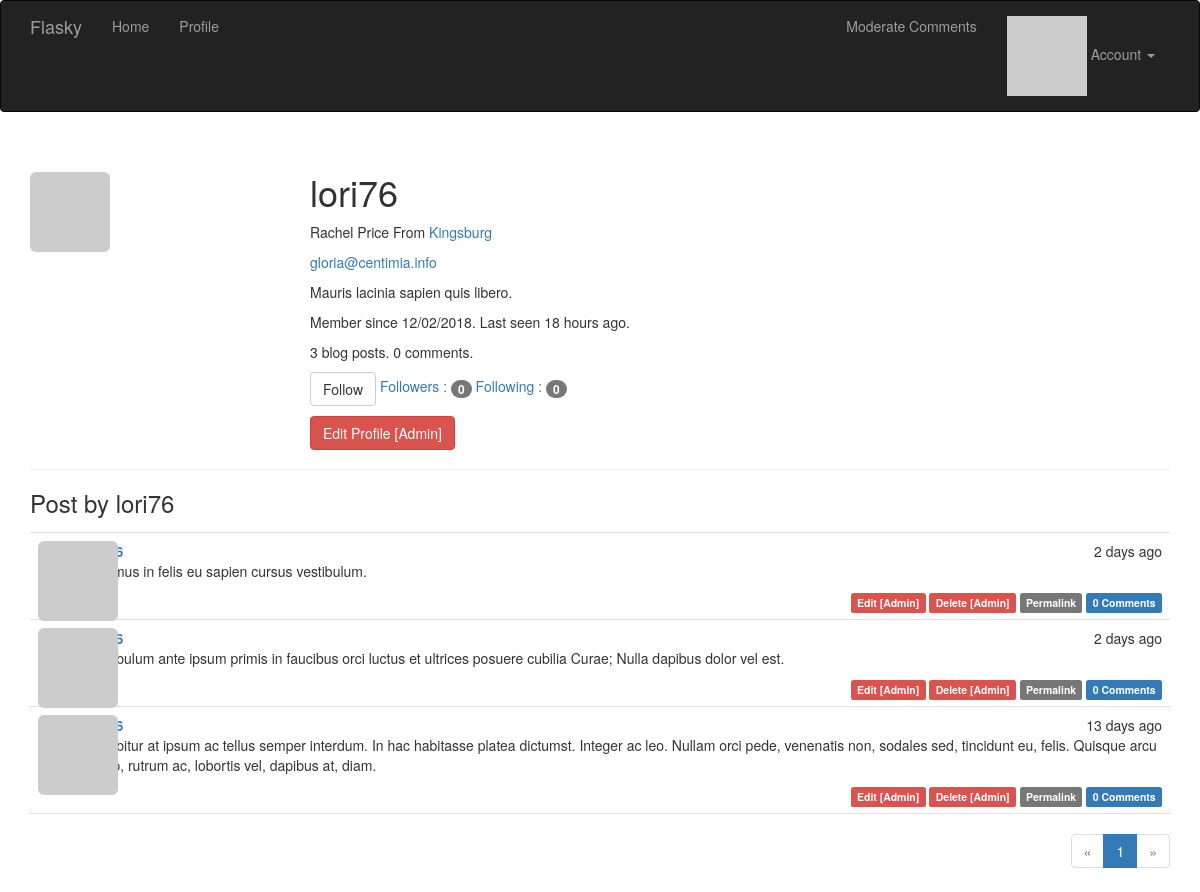
Screenshot of /user/lori76 (signed in) with the database file from the repository.
### app/models.py (models this page shows, shortened)
class User(UserMixin, db.Model):
    __tablename__ = 'users'
    id = db.Column(db.Integer, primary_key=True)
    email = db.Column(db.String(64), unique=True, index=True)
    username = db.Column(db.String(64), unique=True, index=True)
    password_hash = db.Column(db.String(128))
    role_id = db.Column(db.Integer, db.ForeignKey('roles.id'))
    confirmed = db.Column(db.Boolean, default=False)
    name = db.Column(db.String(64))
    location = db.Column(db.String(64))
    about_me = db.Column(db.Text())
    member_since = db.Column(db.DateTime(), default=datetime.utcnow)
    last_seen = db.Column(db.DateTime(), default=datetime.utcnow)
    avatar_hash = db.Column(db.String(32))
    posts = db.relationship('Post', backref='author', lazy='dynamic')
    comments = db.relationship('Comment', backref='author', lazy='dynamic')
    followed = db.relationship('Follow',
                               foreign_keys=[Follow.follower_id],
                               backref=db.backref('follower', lazy='joined'),
                               lazy='dynamic',
                               cascade='all, delete-orphan')
    followers = db.relationship('Follow',
                               foreign_keys=[Follow.followed_id],
                               backref=db.backref('followed', lazy='joined'),
                               lazy='dynamic',
                               cascade='all, delete-orphan')
    def is_following(self, user):
        return self.followed.filter_by(followed_id=user.id).first() is not None
    @property
    def password(self):
        raise AttributeError('password is not a readable attribute')
    def can(self, permissions):
        return self.role is not None and (self.role.permissions & permissions) == permissions
    def is_administrator(self):
        return self.can(Permission.ADMINISTER)
    def ping(self):
        self.last_seen = datetime.utcnow()
        db.session.add(self)
    def gravatar(self, size=100, default='identicon', rating='g'):
        if request.is_secure:
            url = 'https://secure.gravatar.com/avatar'
        else:
            url = 'http://www.gravatar.com/avatar'
        hash = self.avatar_hash or hashlib.md5(self.email.encode('utf-8')).hexdigest()
        return '{url}/{hash}?s={size}&d={default}&r={rating}'.format(
            url=url, hash=hash, size=size, default=default, rating=rating
        )

class Post(db.Model):
    __tablename__ = 'posts'
    id = db.Column(db.Integer, primary_key=True)
    body = db.Column(db.Text)
    body_html = db.Column(db.Text)
    timestamp = db.Column(db.DateTime, index=True, default=datetime.utcnow())
    author_id = db.Column(db.Integer, db.ForeignKey("users.id"))
    comments = db.relationship('Comment', backref='post', lazy='dynamic')

### app/main/views.py (the view)
@main.route('/user/<username>')
def user(username):
    user = User.query.filter_by(username=username).first()
    if user is None:
        abort(404)
    page = request.args.get('page', 1, type=int)
    pagination = user.posts.order_by(Post.timestamp.desc()).paginate(
        page, per_page=current_app.config['FLASK_POSTS_PER_PAGE'], error_out=False
    )
    posts = pagination.items
    return render_template('user.html', user=user, posts=posts, pagination=pagination)

### app/auth/views.py (called while the page is built)
@auth.before_app_request
def before_request():
    if current_user.is_authenticated:
        current_user.ping()
        if not current_user.confirmed \
            and request.endpoint[:5] != 'auth.' \
            and request.endpoint != 'static':
            return redirect(url_for('auth.unconfirmed'))

### app/main/__init__.py (called while the page is built)
@main.app_context_processor
def inject_permissions():
    return dict(Permission=Permission)

### app/models.py (called while the page is built)
@login_manager.user_loader
def load_user(user_id):
    return User.query.get(int(user_id))

### app/templates/user.html (shortened to what this page needs)
{% extends "base.html" %}
{% import "_macros.html" as macros %}
{% block page_content %}
<div class="page-header">
    <img class="img-rounded profile-thumbnail" src="{{ user.gravatar(size=256) }}">
    <div class="profile-header">
        <h1>{{ user.username }}</h1>
        {% if user.name or user.location %}
        <p>
            {% if user.name %}{{ user.name }}{% endif %}
            {% if user.location %}
                From <a href="https://www.amap.com/search?query={{ user.location }}">
                        {{ user.location }}
                    </a>
            {% endif %}
        </p>
        {% endif %}
        {% if current_user.is_administrator() %}
        <P><a href="mailto:{{ user.email }}">{{ user.email }}</a> </P>
        {% endif %}
        {% if user.about_me %}<p>{{ user.about_me }}</p>{% endif %}
        <p>
            Member since {{ moment(user.member_since).format('L') }}.
            Last seen {{ moment(user.last_seen).fromNow() }}.
        </p>
        <p>{{ user.posts.count() }} blog posts. {{ user.comments.count() }} comments.</p>
        <p>
            {% if current_user.can(Permission.FOLLOW) and user != current_user %}
                {% if not current_user.is_following(user) %}
                <a href="{{ url_for('.follow', username=user.username) }}" class="btn btn-default">
                    Follow
                </a>
                {% else %}
                <a href="{{ url_for('.unfollow', username=user.username) }}" class="btn btn-default">
                    Unfollow
                </a>
                {% endif %}
            {% endif %}
            <a href="{{ url_for('.followers', username=user.username) }}">
                Followers : <span class="badge">{{ user.followers.count() - 1 }}</span>
            </a>
            <a href="{{ url_for('.followed_by', username=user.username) }}">
                Following : <span class="badge">{{ user.followed.count() - 1 }}</span>
            </a>
        </p>
        <p>
        {% if current_user.is_administrator() %}
            <a class="btn btn-danger" href="{{ url_for('.edit_profile_admin', id=user.id) }}">
                Edit Profile [Admin]
            </a>
        {% endif %}
        </p>
    </div>
</div>
<h3>Post by {{ user.username }}</h3>
{% include '_posts.html' %}
{% if pagination %}
<div class="pagination">
    {{ macros.pagination_widget(pagination, '.user', username=user.username) }}
</div>
{% endif %}
{% endblock %}

### app/templates/base.html (shortened to what this page needs)
{% extends "bootstrap/base.html" %}
{% block head %}
{{ super()}}
<link rel="stylesheet" type="text/css" href="{{ url_for('static', filename='styles.css') }}"
{% endblock %}
{% block navbar %}
<div class="navbar navbar-inverse" role="navigation">
    <div class="container">
        <div class="navbar-header">
            <a class="navbar-brand" href="{{ url_for('main.index') }}">Flasky</a>
        </div>
        <div class="navbar-collapse collapse">
            <ul class="nav navbar-nav">
                <li><a href="{{ url_for('main.index') }}">Home</a> </li>
                {% if current_user.is_authenticated %}
                <li>
                    <a href="{{ url_for('main.user', username=current_user.username) }}">
                        Profile
                    </a>
                </li>
                {% endif %}
            </ul>
            <ul class="nav navbar-nav navbar-right">
                {% if current_user.can(Permission.MODERATE_COMMENTS) %}
                <li><a href="{{ url_for('main.moderate') }}">Moderate Comments</a></li>
                {% endif %}
                {% if current_user.is_authenticated %}
                <li class="dropdown">
                    <a href="#" class="dropdown-toggle" data-toggle="dropdown">
                        <img src="{{ current_user.gravatar(size=18) }}">
                        Account <b class="caret"></b>
                    </a>
                </li>
                {% else %}
                <li><a href="{{ url_for('auth.login')}}">Log In</a></li>
                {% endif %}
            </ul>
        </div>
    </div>
</div>
{% endblock %}
{% block content %}
<div class="container">
    {% block page_content %}{% endblock %}
</div>
{% endblock %}

### app/templates/_macros.html
{% macro pagination_widget(pagination, endpoint, fragment='') %}
<ul class="pagination">
    <li {% if not pagination.has_prev %} class="disabled"{% endif %}>
        <a href="{% if pagination.has_prev %}{{ url_for(endpoint, page=pagination.prev_num, **kwargs) }}{{ fragment }}{% else %}#{% endif %}">
            &laquo;
        </a>
    </li>
    {% for p in pagination.iter_pages() %}
        {% if p %}
            {% if p == pagination.page %}
            <li class="active">
                <a href="{{ url_for(endpoint, page = p, **kwargs) }}{{ fragment }}">{{ p }}</a>
            </li>
            {% else %}
            <li>
                <a href="{{ url_for(endpoint, page = p, **kwargs) }}{{ fragment }}">{{ p }}</a>
            </li>
            {% endif %}
        {% else %}
        <li class="disabled"><a href="#">&hellip;</a></li>
        {% endif %}
    {% endfor %}
    <li {% if not pagination.has_next %} class="disabled"{% endif %}>
        <a href="{% if pagination.has_next %}{{ url_for(endpoint, page=pagination.next_num, **kwargs) }}{{ fragment }}{% else %}#{% endif %}">
            &raquo;
        </a>
    </li>
</ul>
{% endmacro %}

### app/templates/_posts.html
<ul class="posts">
    {% for post in posts %}
    <li class="post">
        <div class="post-thumbnail">
            <a href="{{ url_for('.user', username=post.author.username) }}">
                <img class="img-rounded profile-thumbnail" src="{{ post.author.gravatar(size=40) }}">
            </a>
        </div>
        <div class="post-content">
            <div class="post-date">{{ moment(post.timestamp).fromNow() }}</div>
            <div class="post-author"><a href="{{ url_for('.user', username=post.author.username) }}">{{ post.author.username }}</a></div>
            <div class="post-body">
                {% if post.body_html %}
                    {{ post.body_html | safe }}
                {% else %}
                    {{ post.body }}
                {% endif %}
            </div>
            <div class="post-footer">
                {% if current_user == post.author %}
                <a href="{{ url_for('.edit', id=post.id) }}">
                    <span class="label label-primary">Edit</span>
                </a>
                <a href="{{ url_for('.delete_post', id=post.id) }}">
                    <span class="label label-warning">Delete</span>
                </a>
                {% elif current_user.is_administrator() %}
                <a href="{{ url_for('.edit', id=post.id) }}">
                    <span class="label label-danger">Edit [Admin]</span>
                </a>
                <a href="{{ url_for('.delete_post', id=post.id) }}">
                    <span class="label label-danger">Delete [Admin]</span>
                </a>
                {% endif %}
                <a href="{{ url_for('.post', id=post.id) }}">
                    <span class="label label-default">Permalink</span>
                </a>
                <a href="{{ url_for('.post', id=post.id) }}#comments">
                    <span class="label label-primary">{{ post.comments.count() }} Comments</span>
                </a>
            </div>
        </div>
    </li>
    {% endfor %}
</ul>

### app/static/styles.css (style rules this page uses)
.profile-thumbnail { position: absolute; }
.profile-header { min-height: 260px; margin-left: 280px; }
ul.posts { list-style-type: none; padding: 0px; margin: 16px 0px 0px 0px; border-top: 1px solid #e0e0e0; }
ul.posts li.post { padding: 8px; border-bottom: 1px solid #e0e0e0; }
div.post-date { float: right; }
div.post-author { font-weight: bold; }
div.post-thumbnail { position: absolute; }
div.post-content { margin-left: 48px; min-height: 48px; }
div.post-footer { text-align: right; }
div.pagination { width: 100%; text-align: right; padding: 0px; margin: 0px; }

### rows the page displays
User: username "lori76", name "Rachel Price", location "Kingsburg", email "gloria@centimia.info", about_me "Mauris lacinia sapien quis libero.", member_since "12/02/2018", last_seen "18 hours ago"
Post: timestamp "2 days ago", body_html "Vivamus in felis eu sapien cursus vestibulum.", comments.count "0"
Post: timestamp "2 days ago", body_html "Vestibulum ante ipsum primis in faucibus orci luctus et ultrices posuere cubilia Curae; Nulla dapibus dolor vel est.", comments.count "0"
Post: timestamp "13 days ago", body_html "Curabitur at ipsum ac tellus semper interdum. In hac habitasse platea dictumst. Integer ac leo. Nullam orci pede, venenatis non, sodales sed, tincidunt eu, felis. Quisque arcu libero, rutrum ac, lobortis vel, dapibus at, diam.", comments.count "0"

### other values shown
{{ user.posts.count() }} "3"
{{ user.comments.count() }} "0"
{{ user.followers.count() - 1 }} "0"
{{ user.followed.count() - 1 }} "0"
{{ p }} "1"
